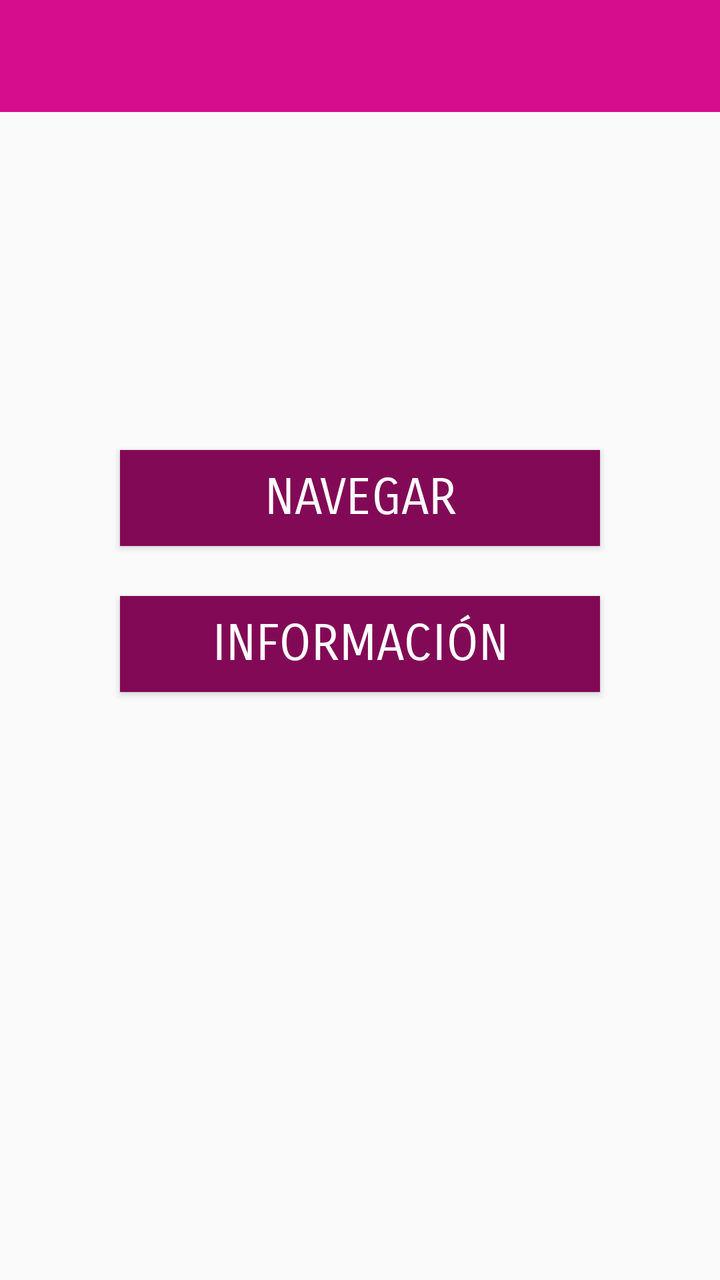
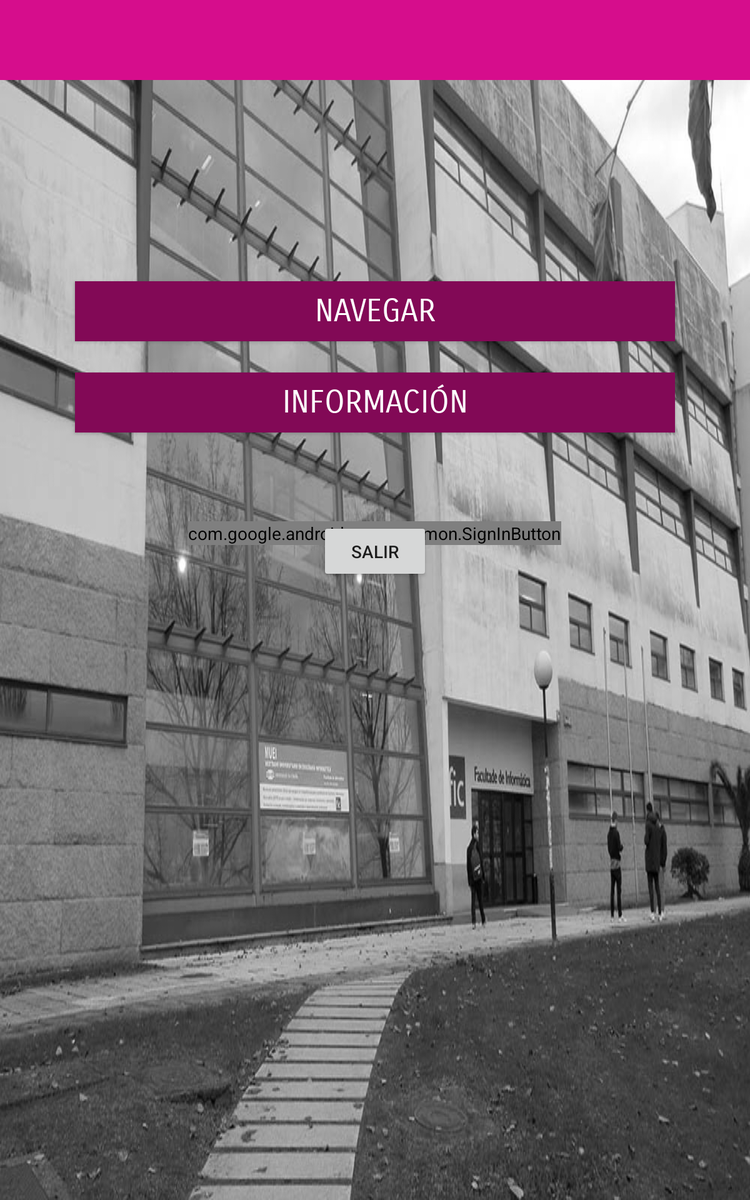

First picture: res/layout/ on a phone held upright. Second picture: the repository's own variant of that layout, on a device whose configuration matches the variant's folder. Source for both follows.
<!-- AndroidManifest.xml: application theme MyMaterialTheme -->
<!-- res/layout/activity_main.xml -->
<?xml version="1.0" encoding="utf-8"?>
<RelativeLayout xmlns:android="http://schemas.android.com/apk/res/android"
    xmlns:tools="http://schemas.android.com/tools"
    xmlns:app="http://schemas.android.com/apk/res-auto"
    android:id="@+id/activity_main"
    android:layout_width="match_parent"
    android:layout_height="match_parent"
    tools:context="com.apm.a2pjb.MainActivity">

    <android.support.design.widget.AppBarLayout
        android:layout_width="match_parent"
        android:layout_height="wrap_content"
        android:theme="@style/ThemeOverlay.AppCompat.Dark.ActionBar">

        <android.support.v7.widget.Toolbar
            android:id="@+id/toolbar"
            android:layout_width="match_parent"
            android:layout_height="?attr/actionBarSize"
            android:background="?attr/colorPrimary"
            app:layout_scrollFlags="scroll|enterAlways"
            app:popupTheme="@style/ThemeOverlay.AppCompat.Light" />
    </android.support.design.widget.AppBarLayout>

    <Button
        android:id="@+id/buttonNavigation"
        android:text="@string/navButton"
        android:layout_width="match_parent"
        android:layout_height="wrap_content"
        android:layout_alignParentTop="true"
        android:layout_centerHorizontal="true"
        android:layout_marginTop="225dp"
        android:layout_marginLeft="120dp"
        android:textSize="25dp"
        android:fontFamily="sans-serif-smallcaps"
        android:background="@color/colorAccent"
        android:textColor="@color/textColorPrimary"
        android:drawableLeft="@mipmap/ic_map_marker"
        android:onClick="openNavigation"/>

    <Button
        android:id="@+id/buttonInformation"
        android:text="@string/infoButton"
        android:layout_width="wrap_content"
        android:layout_height="wrap_content"
        android:layout_marginTop="25dp"
        android:layout_below="@+id/buttonNavigation"
        android:textSize="25dp"
        android:fontFamily="sans-serif-smallcaps"
        android:background="@color/colorAccent"
        android:textColor="@color/textColorPrimary"
        android:drawableLeft="@mipmap/ic_user_details"
        android:layout_alignLeft="@+id/buttonNavigation"
        android:layout_alignStart="@+id/buttonNavigation"
        android:layout_alignRight="@+id/buttonNavigation"
        android:layout_alignEnd="@+id/buttonNavigation" />
</RelativeLayout>
<!-- resources referenced by this layout -->
<resources>
  <color name="colorAccent">#820956</color>
  <color name="textColorPrimary">#FFFFFF</color>
  <string name="infoButton">Información</string>
  <string name="navButton">Navegar</string>
  <style name="MyMaterialTheme" parent="MyMaterialTheme.Base" />
  <style name="MyMaterialTheme.Base" parent="Theme.AppCompat.Light.DarkActionBar">
          <item name="windowNoTitle">true</item>
          <item name="windowActionBar">false</item>
          <item name="colorPrimary">@color/colorPrimary</item>
          <item name="colorPrimaryDark">@color/colorPrimaryDark</item>
          <item name="colorAccent">@color/colorAccent</item>
      </style>
  <color name="colorPrimary">#D60D8C</color>
  <color name="colorPrimaryDark">#D60D8C</color>
</resources>
<!-- res/layout-large/activity_main.xml (the repository's variant of the layout above) -->
<!-- drawn on a 7-inch tablet held upright -->
<?xml version="1.0" encoding="utf-8"?>
<RelativeLayout xmlns:android="http://schemas.android.com/apk/res/android"
    xmlns:tools="http://schemas.android.com/tools"
    xmlns:app="http://schemas.android.com/apk/res-auto"
    android:id="@+id/activity_main"
    android:layout_width="match_parent"
    android:layout_height="match_parent"
    android:background="@drawable/fic_bn"
    tools:context="com.apm.a2pjb.MainActivity">

    <android.support.design.widget.AppBarLayout
        android:layout_width="match_parent"
        android:layout_height="wrap_content"
        android:theme="@style/ThemeOverlay.AppCompat.Dark.ActionBar"
        android:id="@+id/appBarLayout">

        <android.support.v7.widget.Toolbar
            android:id="@+id/toolbar"
            android:layout_width="match_parent"
            android:layout_height="?attr/actionBarSize"
            android:background="?attr/colorPrimary"
            app:layout_scrollFlags="scroll|enterAlways"
            app:popupTheme="@style/ThemeOverlay.AppCompat.Light" />

    </android.support.design.widget.AppBarLayout>

    <Button
        android:id="@+id/buttonNavigation"
        android:text="@string/navButton"
        android:layout_width="match_parent"
        android:layout_height="wrap_content"
        android:layout_alignParentTop="true"
        android:layout_centerHorizontal="true"
        android:layout_marginTop="225dp"
        android:layout_marginLeft="120dp"
        android:textSize="25dp"
        android:fontFamily="sans-serif-smallcaps"
        android:background="@color/colorAccent"
        android:textColor="@color/textColorPrimary"
        android:onClick="openNavigation"/>

    <Button
        android:id="@+id/buttonInformation"
        android:text="@string/infoButton"
        android:layout_width="wrap_content"
        android:layout_height="wrap_content"
        android:layout_marginTop="25dp"
        android:layout_below="@+id/buttonNavigation"
        android:textSize="25dp"
        android:fontFamily="sans-serif-smallcaps"
        android:background="@color/colorAccent"
        android:textColor="@color/textColorPrimary"
        android:layout_alignLeft="@+id/buttonNavigation"
        android:layout_alignStart="@+id/buttonNavigation"
        android:layout_alignRight="@+id/buttonNavigation"
        android:onClick="openNavigation"
        android:layout_alignEnd="@+id/buttonNavigation" />

    <com.google.android.gms.common.SignInButton
        android:id="@+id/sign_in_button"
        android:layout_width="wrap_content"
        android:layout_height="wrap_content"
        android:layout_marginTop="71dp"
        android:layout_below="@+id/buttonInformation"
        android:layout_centerHorizontal="true" />

    <Button
        android:id="@+id/sing_out_button"
        android:layout_width="wrap_content"
        android:text="@string/singOut"
        android:layout_height="wrap_content"
        android:layout_marginTop="71dp"
        android:layout_below="@+id/buttonInformation"
        android:layout_centerHorizontal="true" />

    <TextView
        android:id="@+id/txtName"
        android:layout_width="wrap_content"
        android:layout_height="wrap_content"
        android:layout_marginTop="80dp"
        android:layout_centerHorizontal="true"
        android:textSize="25dp"
        android:text="" />

</RelativeLayout>
<!-- resources referenced by the variant -->
<!-- as a 7-inch tablet held upright resolves them -->
<resources>
  <color name="colorAccent">#820956</color>
  <color name="textColorPrimary">#FFFFFF</color>
  <!-- drawable fic_bn: jpg bitmap (drawable, 254669 bytes) -->
  <string name="infoButton">Información</string>
  <string name="navButton">Navegar</string>
  <string name="singOut">Salir</string>
  <style name="MyMaterialTheme" parent="MyMaterialTheme.Base" />
  <style name="MyMaterialTheme.Base" parent="Theme.AppCompat.Light.DarkActionBar">
          <item name="windowNoTitle">true</item>
          <item name="windowActionBar">false</item>
          <item name="colorPrimary">@color/colorPrimary</item>
          <item name="colorPrimaryDark">@color/colorPrimaryDark</item>
          <item name="colorAccent">@color/colorAccent</item>
      </style>
  <color name="colorPrimary">#D60D8C</color>
  <color name="colorPrimaryDark">#D60D8C</color>
</resources>
